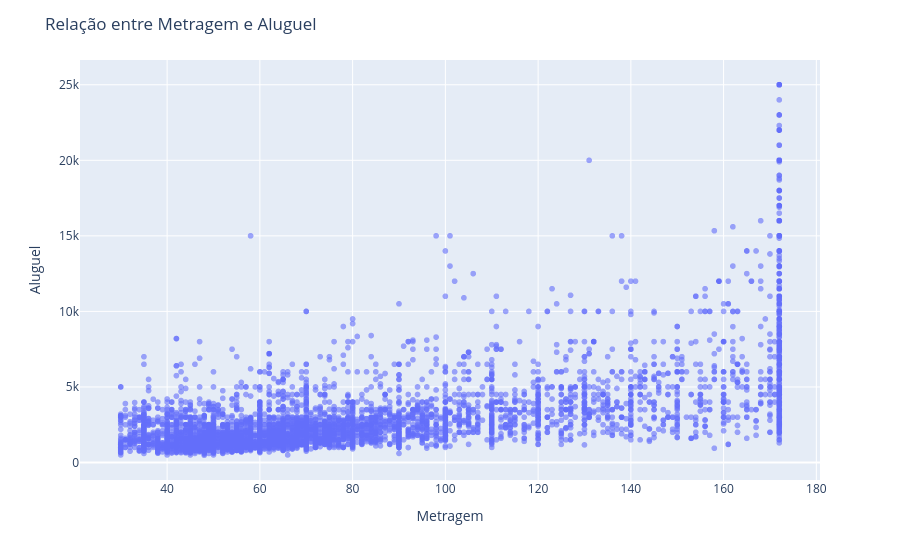
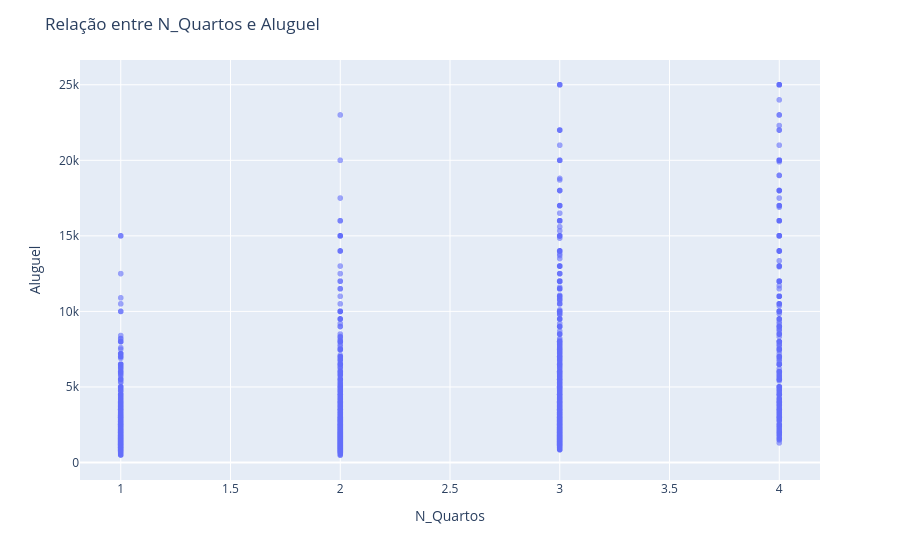
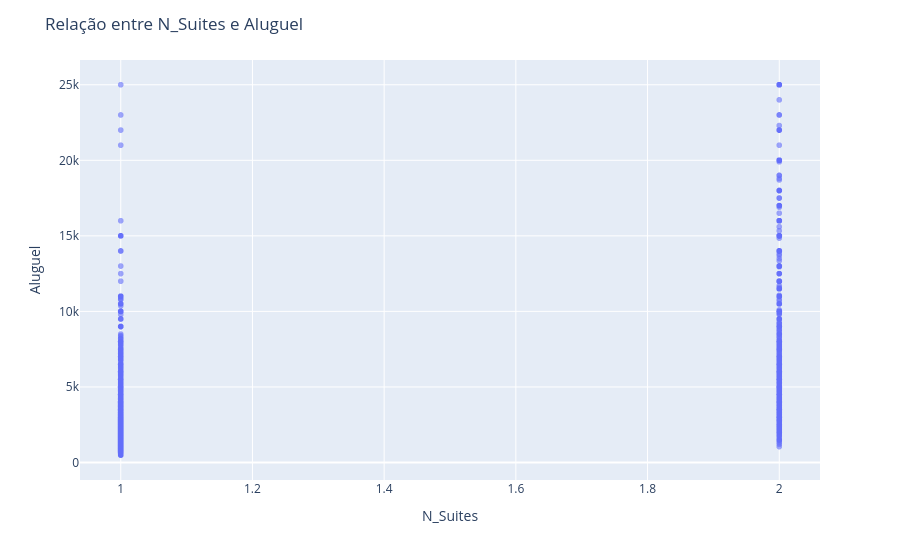
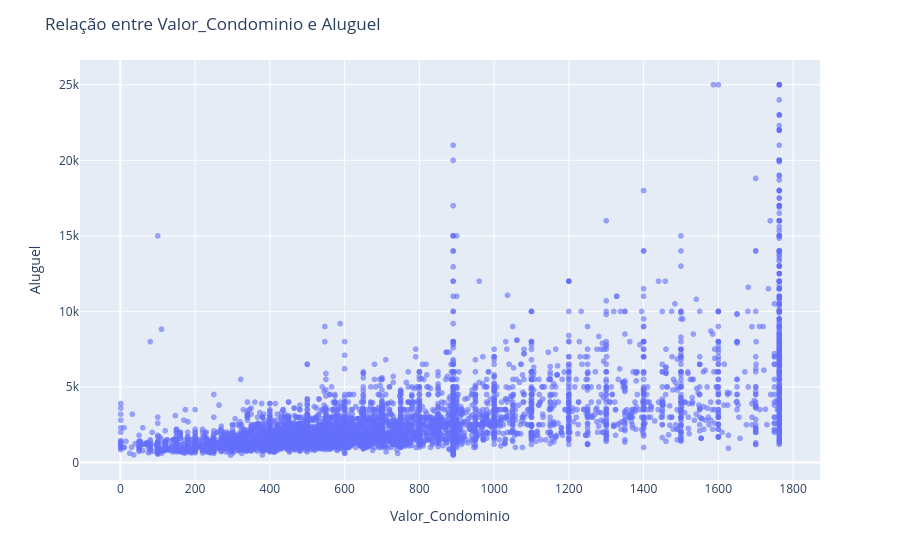

The notebook cell these images were saved under, in order:
### Markdown cell above
# 2 - Realize a segunda etapa de pré processamento dos dados.

A) Utilize a função describe para identificarmos outliers e verificarmos a distribuição dos dados.


B) Caso note uma variável que te pareça conter outliers realiza a análise e tratamento desses dados, justificando a escolha do método utilizado.

C) Realize a análise bivariada dos dados. Faça uso de pelo menos 3 gráficos e traga insights acerca do analisado.

### Code cell
#Seu código aqui

#B)
df.boxplot(column='N_Vagas')
plt.title('Box Plot da N_Vagas')
plt.ylabel('Valores')
plt.show()

df.boxplot(column='N_Suites')
plt.title('Box Plot da N_Suites')
plt.ylabel('Valores')
plt.show()

df.boxplot(column='N_banheiros')
plt.title('Box Plot da N_banheiros')
plt.ylabel('Valores')
plt.show()

df.boxplot(column='Valor_Aluguel')
plt.title('Box Plot da Valor_Aluguel')
plt.ylabel('Valores')
plt.show()

# Eu tive que fazer uma pesquisa de mercado por que pra mim alguns valores estavam desconexos, isso me deixou com dúvidas, de toda forma, só encontrei apto de no maximo 500m, sem contar que não encontrei apto com 10 quartos, levando em consideração que eu tenho que pensar na materialidade das informações, eu vou retirar outliers de praticamente todas as metricas.
# Até porque não é informado na atividade qual o público alvo, levando em conta o IDH e PIB per capta br, os apartamentos com valores absurdos em todos os aspectos são menoria, levando em consideração o fato que a construção de studios está em alta justamente por questão de espaço
def tratar_outliers_capping(df, coluna):

  Q1 = df[coluna].quantile(0.25)

  Q3 = df[coluna].quantile(0.75)

  IQR = Q3 - Q1



  limite_inf = Q1 - 1.5 * IQR

  limite_sup = Q3 + 1.5 * IQR



  df[coluna] = np.where(

    df[coluna] > limite_sup, limite_sup,

    np.where(df[coluna] < limite_inf, limite_inf, df[coluna])

  )

  return df

colunas = ['Metragem', 'N_Quartos', 'Valor_Condominio', 'N_banheiros', 'N_Suites', 'N_Vagas']

for col in colunas:

  df = tratar_outliers_capping(df, col)

col_discretas = ['N_Quartos', 'N_banheiros', 'N_Suites', 'N_Vagas']

for col in col_discretas:

  df[col] = df[col].round().astype(int)

#Analises bivariadas

fig = px.scatter(df, x='Metragem', y='Valor_Aluguel', opacity=0.6)

fig.update_layout(

  title='Relação entre Metragem e Aluguel',

  xaxis_title='Metragem',

  yaxis_title='Aluguel'
    )

fig.show()


fig = px.scatter(df, x='N_Quartos', y='Valor_Aluguel', opacity=0.6)

fig.update_layout(

  title='Relação entre N_Quartos e Aluguel',

  xaxis_title='N_Quartos',

  yaxis_title='Aluguel'
    )

fig.show()

fig = px.scatter(df, x='N_Suites', y='Valor_Aluguel', opacity=0.6)

fig.update_layout(

  title='Relação entre N_Suites e Aluguel',

  xaxis_title='N_Suites',

  yaxis_title='Aluguel'
    )

fig.show()


fig = px.scatter(df, x='Valor_Condominio', y='Valor_Aluguel', opacity=0.6)

fig.update_layout(

  title='Relação entre Valor_Condominio e Aluguel',

  xaxis_title='Valor_Condominio',

  yaxis_title='Aluguel'
    )

fig.show()

fig = px.scatter(df, x='N_banheiros', y='Valor_Aluguel', opacity=0.6)

fig.update_layout(

  title='Relação entre N_banheiros e Aluguel',

  xaxis_title='N_banheiros',

  yaxis_title='Aluguel'
    )

fig.show()



df.describe()

### Figure 1 — Plotly figure (JSON) as saved in the notebook; plotly's stock layout.template omitted (floating-point values rounded to 4 significant figures; data arrays with more than 128 entries replaced by an {"elided": "..."} marker saying what was removed)
{"data": [{"hovertemplate": "Metragem=%{x}<br>Valor_Aluguel=%{y}<extra></extra>", "legendgroup": "", "marker": {"color": "#636efa", "opacity": 0.6, "symbol": "circle"}, "mode": "markers", "name": "", "showlegend": false, "type": "scattergl", "x": {"elided": "7203 int values"}, "xaxis": "x", "y": {"elided": "7203 int values"}, "yaxis": "y"}], "layout": {"legend": {"tracegroupgap": 0}, "margin": {"t": 60}, "title": {"text": "Relação entre Metragem e Aluguel"}, "xaxis": {"anchor": "y", "domain": [0, 1], "title": {"text": "Metragem"}}, "yaxis": {"anchor": "x", "domain": [0, 1], "title": {"text": "Aluguel"}}}}

### Figure 2 — Plotly figure (JSON) as saved in the notebook; plotly's stock layout.template omitted (floating-point values rounded to 4 significant figures; data arrays with more than 128 entries replaced by an {"elided": "..."} marker saying what was removed)
{"data": [{"hovertemplate": "N_Quartos=%{x}<br>Valor_Aluguel=%{y}<extra></extra>", "legendgroup": "", "marker": {"color": "#636efa", "opacity": 0.6, "symbol": "circle"}, "mode": "markers", "name": "", "showlegend": false, "type": "scattergl", "x": {"elided": "7203 int values"}, "xaxis": "x", "y": {"elided": "7203 int values"}, "yaxis": "y"}], "layout": {"legend": {"tracegroupgap": 0}, "margin": {"t": 60}, "title": {"text": "Relação entre N_Quartos e Aluguel"}, "xaxis": {"anchor": "y", "domain": [0, 1], "title": {"text": "N_Quartos"}}, "yaxis": {"anchor": "x", "domain": [0, 1], "title": {"text": "Aluguel"}}}}

### Figure 3 — Plotly figure (JSON) as saved in the notebook; plotly's stock layout.template omitted (floating-point values rounded to 4 significant figures; data arrays with more than 128 entries replaced by an {"elided": "..."} marker saying what was removed)
{"data": [{"hovertemplate": "N_Suites=%{x}<br>Valor_Aluguel=%{y}<extra></extra>", "legendgroup": "", "marker": {"color": "#636efa", "opacity": 0.6, "symbol": "circle"}, "mode": "markers", "name": "", "showlegend": false, "type": "scattergl", "x": {"elided": "7203 int values"}, "xaxis": "x", "y": {"elided": "7203 int values"}, "yaxis": "y"}], "layout": {"legend": {"tracegroupgap": 0}, "margin": {"t": 60}, "title": {"text": "Relação entre N_Suites e Aluguel"}, "xaxis": {"anchor": "y", "domain": [0, 1], "title": {"text": "N_Suites"}}, "yaxis": {"anchor": "x", "domain": [0, 1], "title": {"text": "Aluguel"}}}}

### Figure 4 — Plotly figure (JSON) as saved in the notebook; plotly's stock layout.template omitted (floating-point values rounded to 4 significant figures; data arrays with more than 128 entries replaced by an {"elided": "..."} marker saying what was removed)
{"data": [{"hovertemplate": "Valor_Condominio=%{x}<br>Valor_Aluguel=%{y}<extra></extra>", "legendgroup": "", "marker": {"color": "#636efa", "opacity": 0.6, "symbol": "circle"}, "mode": "markers", "name": "", "showlegend": false, "type": "scattergl", "x": {"elided": "7203 float values"}, "xaxis": "x", "y": {"elided": "7203 int values"}, "yaxis": "y"}], "layout": {"legend": {"tracegroupgap": 0}, "margin": {"t": 60}, "title": {"text": "Relação entre Valor_Condominio e Aluguel"}, "xaxis": {"anchor": "y", "domain": [0, 1], "title": {"text": "Valor_Condominio"}}, "yaxis": {"anchor": "x", "domain": [0, 1], "title": {"text": "Aluguel"}}}}
